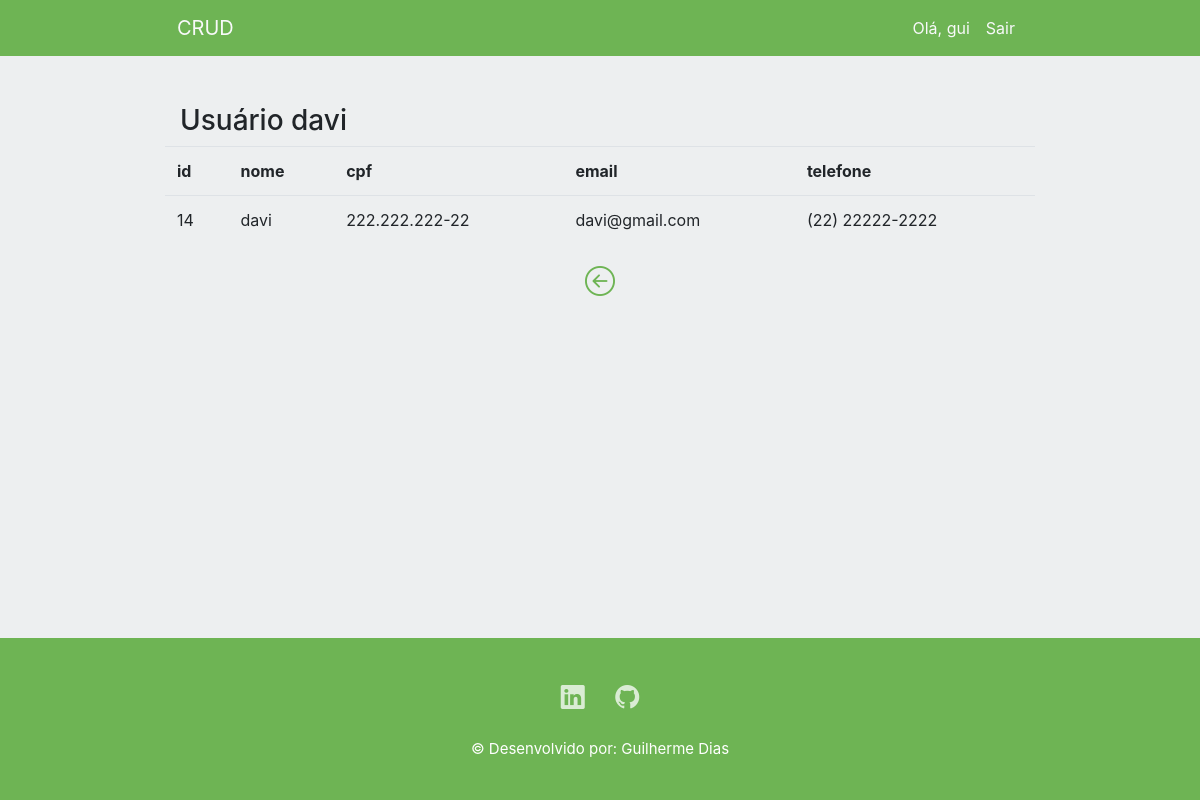
Screenshot of /detalhe/14 (signed in) with the database file from the repository.
### cadastro/models.py (models this page shows, shortened)
class Pessoa(models.Model):
    nome = models.CharField(max_length=30)
    cpf = models.CharField(max_length=14)
    email = models.EmailField(max_length=30)
    telefone = models.CharField(max_length=15)

### cadastro/views.py (the view)
# urls.py: path('detalhe/<int:id_pessoa>', detalhe, name='detalhe_cadastro'),
@login_required(login_url='login')
def detalhe(request, id_pessoa):
    cadastro = Pessoa.objects.get(pk=id_pessoa)
    context = {'cadastro': cadastro}
    return render(request,'paginas/detalhe.html',context)

### templates/paginas/detalhe.html (shortened to what this page needs)
{% extends 'base.html' %}
{% load static %}
{% block content %}
<div class="container">
    <h3 class="float-left">
        Usuário {{ cadastro.nome }}
    </h3>
</div>
<div class="table-responsive">
    <table class="table">
        <tr>
            <th>id</th>
            <th>nome</th>
            <th>cpf</th>
            <th>email</th>
            <th>telefone</th>
        </tr>
        <tr>
            <td>{{cadastro.id}}</td>
            <td>{{cadastro.nome}}</td>
            <td>{{cadastro.cpf}}</td>
            <td>{{cadastro.email}}</td>
            <td>{{cadastro.telefone}}</td>
        </tr>
    </table>
</div>
<div class='text-center'>
    <a href="{% url 'cadastros' %}"><i id="voltar" class="bi bi-arrow-left-circle"></i></a>
</div>
{% endblock %}

### templates/base.html (shortened to what this page needs)
{% load static %}
<!doctype html>
<html lang="pt-br">
<head>
  <link rel="stylesheet" href="https://cdn.jsdelivr.net/npm/bootstrap@4.6.2/dist/css/bootstrap.min.css"
>
  <link rel="stylesheet" href="https://cdn.jsdelivr.net/npm/bootstrap-icons@1.10.2/font/bootstrap-icons.css">
  <link rel="stylesheet" type="text/css" href="https://cdn.datatables.net/v/bs4/dt-1.13.1/datatables.min.css" />
  <link rel="stylesheet" href="{% static 'css/base.css' %}">
</head>
<body>
  <nav class="navbar navbar-expand-lg navbar-light">
    <div class="container w-75">
      <a class="navbar-brand text-light" href="{% url 'cadastros' %}">CRUD</a>
      <div class="collapse navbar-collapse" id="navbarNav">
        <ul class="navbar-nav ml-auto">
          <li class="nav-item">
            <span class="nav-link text-light">Olá, {{request.user}}</span>
          </li>
          <li class="nav-item">
            <a class="nav-link link-sair text-light" href="{% url 'logout' %}">Sair</a>
          </li>
        </ul>
      </div>
    </div>
  </nav>
  <div class="container w-75 mt-5 mb-5">
    {% block content %}
    {% endblock %}
  </div>
  <div class="footer-basic">
    <footer>
      <div class="social">
        <a href="https://www.linkedin.com/in/guilherme-dias-53289a23b/" target="_blank"><i
            class="bi bi-linkedin"></i></a>
        <a href="https://github.com/guidias2002" target="_blank"><i class="bi bi-github"></i></a>
      </div>
      <p class="copyright">© Desenvolvido por: Guilherme Dias</p>
    </footer>
  </div>
</body>
</html>

### static/css/base.css (style rules this page uses)
html { height: 100%; }
body { background-color: rgb(237,239,240); display: flex; flex-direction: column; min-height: 100%; }
nav { background-color: rgb(110,180,84); }
.footer-basic { margin-top: auto; padding:40px 0; background-color:rgb(110,180,84); color:white; }
.footer-basic .social { text-align:center; padding-bottom:20px; margin-top: auto; }
.footer-basic .social > a { font-size:24px; width:40px; height:40px; line-height:40px; display:inline-block; text-align:center; border-radius:50%; margin:0 5px; color:inherit; opacity:0.75; }
.footer-basic .copyright { text-align:center; font-size:15px; color:white; margin-bottom:0; }

### templates/paginas/detalhe.html (style rules this page uses)
#voltar { font-size: 30px; color: rgb(110,180,84); }

### rows the page displays
Pessoa: nome "davi", id "14", cpf "222.222.222-22", email "davi@gmail.com", telefone "(22) 22222-2222"

### other values shown
{{ request.user }} "gui"
